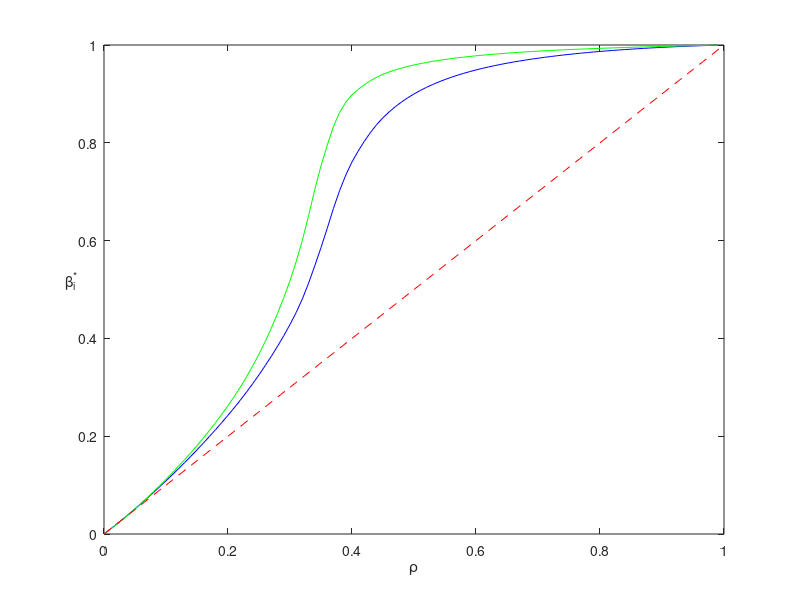

Write the MATLAB code that produced this figure.
% close all 
clear all
clf

%%%%%%%%%%%%%%%%%%%%%%%%%%%%%%%%%%%%%%%%%%%%%%%%%%%%%%%%%%%%%%%%%%%%%%%%%%%%%%%%%%%%
%This code is used to calculate Figure 2a.
%%%%%%%%%%%%%%%%%%%%%%%%%%%%%%%%%%%%%%%%%%%%%%%%%%%%%%%%%%%%%%%%%%%%%%%%%%%%%%%%%%%%%



beta1=0:0.05:1;
rho=[0,0.1,0.2:0.05:0.3,0.32,0.35,0.38,0.4,0.45,0.5:0.05:0.95,0.9999];
%The following values for beta1star and beta2star are obtained with the same method as Figure 1, i.e. by running the code blew.m with different rho %
beta1star=[0, 0.1088,  0.2428,  0.3256, 0.4284,0.4809, 0.5857,0.7023, 0.7609,0.8513, 0.8999,0.9294, 0.949, 0.9628, 0.973, 0.9808,  0.9868,0.9915,  0.9952,0.998,1 ];
beta2star=[0, 0.1118,  0.2625,   0.3679, 0.5179,0.601, 0.7529, 0.8622,0.898, 0.94,   0.9592, 0.9704, 0.9779,0.9833,0.9874,0.9906,0.9932,0.9953, 0.9971,0.9987,1];

rhoq=0:0.01:1;
beta1starq=interp1(rho, beta1star, rhoq,'pchip');
beta2starq=interp1(rho, beta2star, rhoq,'pchip');


plot(rhoq, beta1starq,'b-',rhoq, beta2starq,'g-',beta1,beta1,'r--')
xlabel('\rho') 
ylabel('\beta_i^*','Rotation',0)




